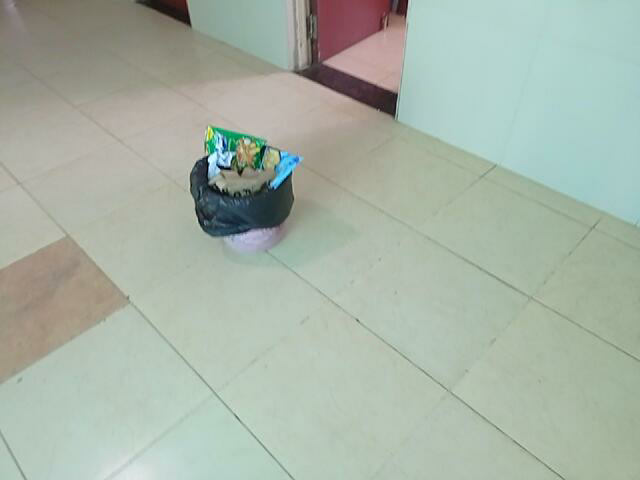
#> input picture Dustbin_Classification_Dataset/Full/100.png, 640 x 480 px, found by its file name; its folder holds only this picture in this run
$ jupyter execute --allow-errors '5_Cleaning Classification_Dataset.ipynb'
#> lines starting #> are read from the running program, lines starting #| are printed output that depends on the picture
[cell 1]
## Importing Libraries
import os
import re
import matplotlib.pyplot as plt
import cv2
import random
from tqdm import tqdm
from ultralytics import YOLO
import tensorflow as tf

[cell 2]
def sorted_alphanumeric(data):
    convert = lambda text: int(text) if text.isdigit() else text.lower()
    alphanum_key = lambda key: [convert(c) for c in re.split('([0-9]+)',key)]
    return sorted(data,key = alphanum_key)

[cell 3]
dataset_dir=os.getcwd()+"\\Dustbin_Classification_Dataset"
print("There are Total of",len(os.listdir(dataset_dir)),"Class :-\n")
classes=os.listdir(dataset_dir)
for i in classes:
    print("* ",i)

[cell 4]
for subfolder in os.listdir(dataset_dir):
    count= len(os.listdir(dataset_dir+"//"+subfolder))
    print("There are total of ",count," Images for ",subfolder,"Class")

[cell 5]
## Displaying Samples for each Class

[cell 6]
print("\nSamples of",classes[0],"Class")
subfolder=classes[0]
fig=plt.figure(figsize=(10,8))
columns=3
rows=4
files = os.listdir(dataset_dir+"//"+subfolder)
for i in range(1,columns*rows +1):
    file=random.choice(files)
    img=cv2.imread(dataset_dir+"//"+subfolder+"//"+file)
#> img is the input picture: shape (480, 640, 3); mean B, G, R 166.9, 179.4, 167.6
    img=bigger = cv2.resize(cv2.cvtColor(img, cv2.COLOR_BGR2RGB), (650,480 ))
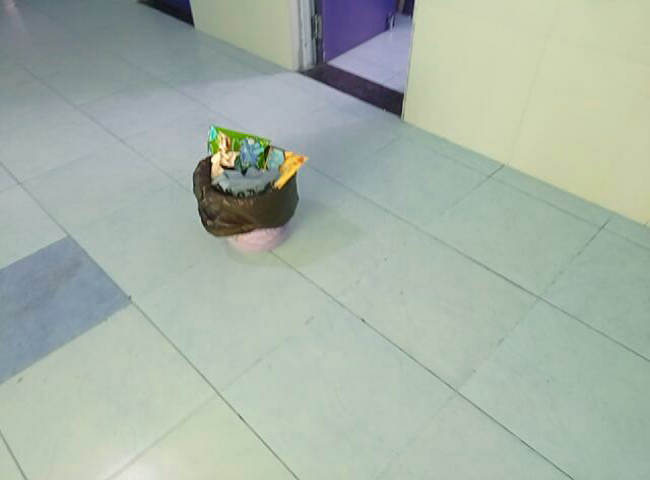
#> img: shape (480, 650, 3); mean B, G, R 167.6, 179.4, 166.9
    fig.add_subplot(rows,columns,i)
    plt.imshow(img)
plt.show()
#> figure, not shown here; B, G, R data is drawn as R, G, B

[cell 7]
print("\nSamples of",classes[1],"Class")
subfolder=classes[1]
fig=plt.figure(figsize=(10,8))
columns=3
rows=4
files = os.listdir(dataset_dir+"//"+subfolder)
for i in range(1,columns*rows +1):
    file=random.choice(files)
    img=cv2.imread(dataset_dir+"//"+subfolder+"//"+file)
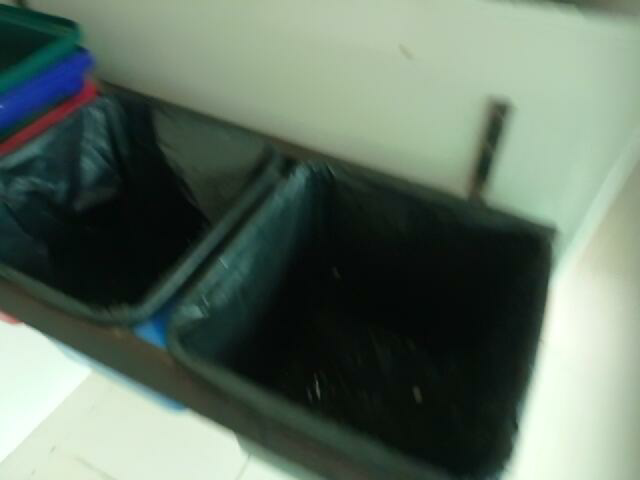
#> input picture Dustbin_Classification_Dataset/Not_Full/100.png, 640 x 480 px, found by its file name
#> img is the input picture: shape (480, 640, 3); mean B, G, R 99.4, 112.9, 97
    img=bigger = cv2.resize(cv2.cvtColor(img, cv2.COLOR_BGR2RGB), (650,480 ))
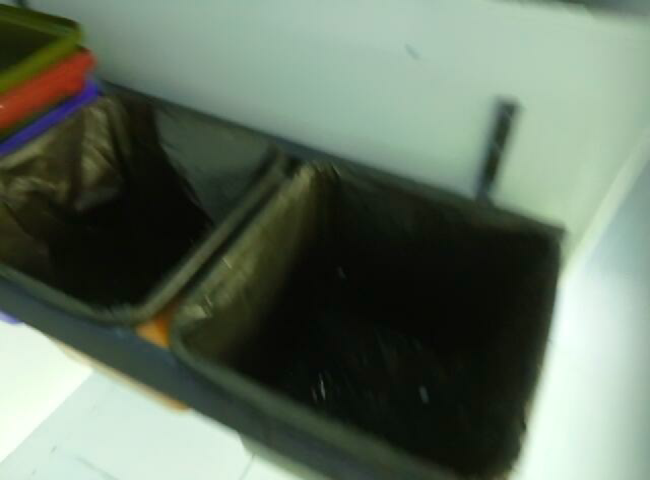
#> img: shape (480, 650, 3); mean B, G, R 97, 112.9, 99.4
    fig.add_subplot(rows,columns,i)
    plt.imshow(img)
plt.show()
#> figure, not shown here; B, G, R data is drawn as R, G, B
